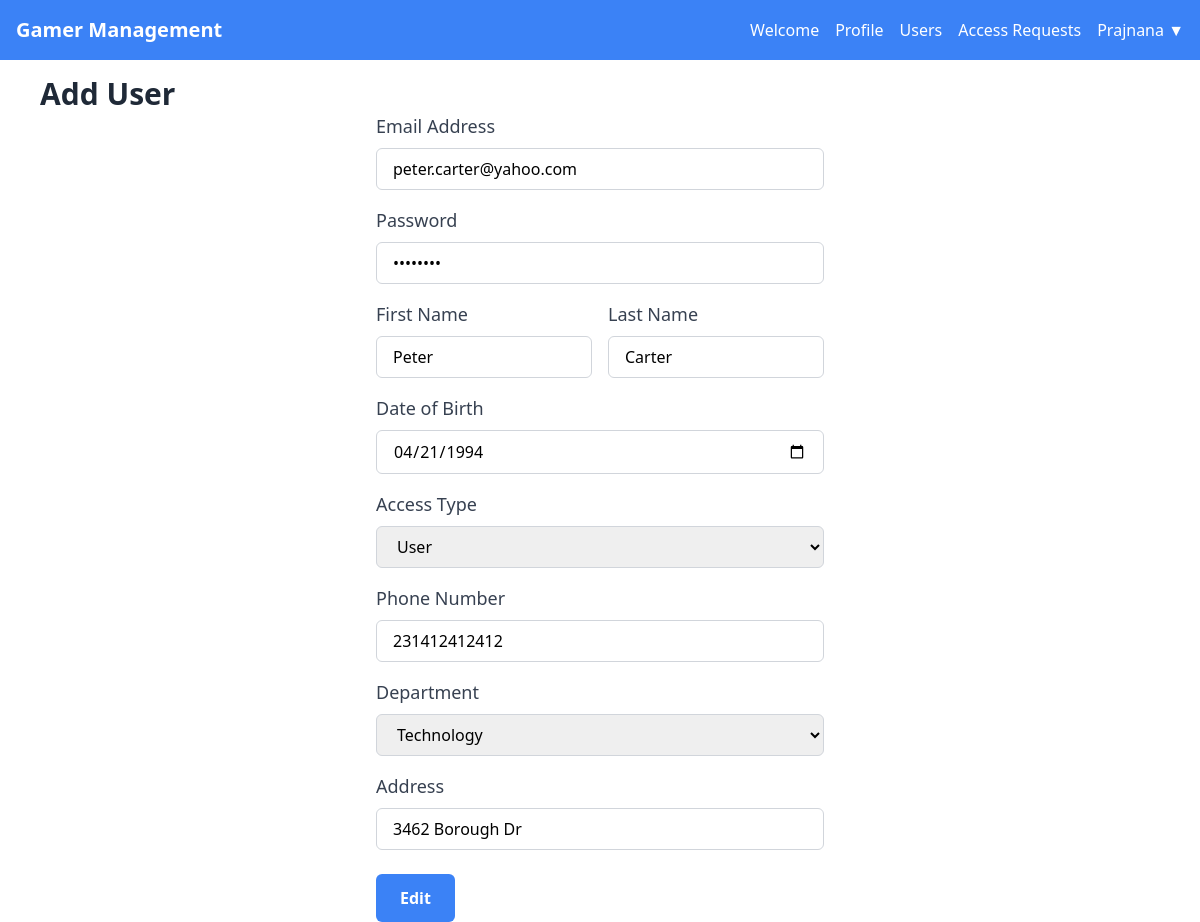
The page /edituser.php?id=45 (signed in) on the database its author committed.
### tables this page shows
CREATE TABLE `users` (
  `id` int(11) NOT NULL,
  `email` varchar(255) NOT NULL,
  `password` varchar(255) NOT NULL,
  `firstname` varchar(50) NOT NULL,
  `lastname` varchar(50) NOT NULL,
  `accesstype` enum('Admin','elevated','User') DEFAULT NULL,
  `phonenumber` varchar(20) DEFAULT NULL,
  `address` varchar(255) DEFAULT NULL,
  `department_id` int(11) DEFAULT NULL,
  `dateofbirth` date NOT NULL
);

### edituser.php (the view, shortened to what this page needs)
<?php
    $servername = "localhost";
    $username = "root";
    $password = "";
    $database = "gamer_management";
    $connection = new mysqli($servername, $username, $password, $database);
    if ($_SERVER['REQUEST_METHOD'] == 'GET') {
      $id = $_GET["id"];
      $sql = "SELECT * FROM users WHERE id=$id";
      $result = $connection->query($sql);
      $row = $result->fetch_assoc();
      $email = $row["email"];
      $userPassword = $row["password"];
      $firstname = $row["firstname"];
      $lastname = $row["lastname"];
      $dateofbirth = $row["dateofbirth"];
      $accesstype = $row["accesstype"];
      $phonenumber = $row["phonenumber"];
      $department_id = $row["department_id"];
      $address = $row["address"];
    }
?>
<!DOCTYPE html>
<html lang="en">
  <head>
    <script src="https://cdn.tailwindcss.com"></script>
  </head>
  <body>
    <nav class="bg-blue-500 py-4">
      <div class="max-w-7xl mx-auto px-4">
        <div class="flex items-center justify-between">
          <div class="flex items-center">
            <span class="text-white text-xl font-semibold">Gamer Management</span>
          </div>
          <div class="flex items-center space-x-4">
            <a href="/gamermanagement/admin_dashboard.php" class="text-white hover:text-gray-200">Welcome</a>
            <a href="/gamermanagement/admin_profile.php" class="text-white hover:text-gray-200">Profile</a>
            <a href="/gamermanagement/users.php" class="text-white hover:text-gray-200">Users</a>
            <a href="/gamermanagement/access_requests.php" class="text-white hover:text-gray-200">Access Requests</a>
            <div class="relative">
              <button class="text-white hover:text-gray-200 focus:outline-none">
                <?php echo $_SESSION['USER_FIRSTNAME']; ?> ▼
              </button>
            </div>
          </div>
        </div>
      </div>
    </nav>
    <h1 class="text-3xl font-semibold text-gray-800 ml-10 mt-4">Add User</h1>
    <form class="max-w-md mx-auto" method="post">
      <div class="mb-4">
        <label for="email" class="block mb-2 text-lg font-medium text-gray-700">Email Address</label>
        <input id="email" type="email" name="email" value="<?php echo $email ?>" class="w-full px-4 py-2 border border-gray-300 rounded-md focus:outline-none focus:ring-blue-500 focus:border-blue-500" placeholder="Enter your email address" required>
      </div>
      <div class="mb-4">
        <label for="password" class="block mb-2 text-lg font-medium text-gray-700">Password</label>
        <input id="password" type="password" name="password" value="<?php echo $userPassword ?>"class="w-full px-4 py-2 border border-gray-300 rounded-md focus:outline-none focus:ring-blue-500 focus:border-blue-500" placeholder="Enter your password" required>
      </div>
      <div class="grid grid-cols-2 gap-4 mb-4">
        <div>
          <label for="firstName" class="block mb-2 text-lg font-medium text-gray-700">First Name</label>
          <input id="firstName" type="text" name="firstname" value="<?php echo $firstname ?>" class="w-full px-4 py-2 border border-gray-300 rounded-md focus:outline-none focus:ring-blue-500 focus:border-blue-500" placeholder="Enter your first name" required>
        </div>
        <div>
          <label for="lastName" class="block mb-2 text-lg font-medium text-gray-700">Last Name</label>
          <input id="lastName" type="text" name="lastname" value="<?php echo $lastname ?>" class="w-full px-4 py-2 border border-gray-300 rounded-md focus:outline-none focus:ring-blue-500 focus:border-blue-500" placeholder="Enter your last name" required>
        </div>
      </div>
      <div class="mb-4">
        <label for="dob" class="block mb-2 text-lg font-medium text-gray-700">Date of Birth</label>
        <input id="dob" type="date" name="dateofbirth" value="<?php echo $dateofbirth ?>" class="w-full px-4 py-2 border border-gray-300 rounded-md focus:outline-none focus:ring-blue-500 focus:border-blue-500">
      </div>
      <div class="mb-4">
        <label for="accessType" class="block mb-2 text-lg font-medium text-gray-700">Access Type</label>
        <select id="accessType" name="accesstype" class="w-full px-4 py-2 border border-gray-300 rounded-md focus:outline-none focus:ring-blue-500 focus:border-blue-500">
          <option value="user" <?php if ($accesstype === 'User') echo 'selected'; ?>>User</option>
      </select>
      </div>
      <div class="mb-4">
        <label for="phoneNumber" class="block mb-2 text-lg font-medium text-gray-700">Phone Number</label>
        <input id="phoneNumber" type="tel" name="phonenumber" value="<?php echo $phonenumber ?>" class="w-full px-4 py-2 border border-gray-300 rounded-md focus:outline-none focus:ring-blue-500 focus:border-blue-500" placeholder="Enter your phone number">
      </div>
      <div class="mb-4">
        <label for="department" class="block mb-2 text-lg font-medium text-gray-700">Department</label>
        <select id="department" name="department_id" class="w-full px-4 py-2 border border-gray-300 rounded-md focus:outline-none focus:ring-blue-500 focus:border-blue-500">
          <option value="2" <?php if ($department_id == 2) echo 'selected'; ?>>Technology</option>
        </select>
      </div>
      <div class="mb-4">
        <label for="address" class="block mb-2 text-lg font-medium text-gray-700">Address</label>
        <input id="address" name="address" value="<?php echo $address ?>" class="w-full px-4 py-2 border border-gray-300 rounded-md focus:outline-none focus:ring-blue-500 focus:border-blue-500" placeholder="Enter your address" rows="3"></input>
      </div>
      <div class="mt-6">
        <button type="submit" name="save" class="px-6 py-3 bg-blue-500 text-white font-semibold rounded-md hover:bg-blue-600">Edit</button>
      </div>
    </form>
  </body>
</html>

### rows shown on the page
users: email "peter.carter@yahoo.com", firstname "Peter", lastname "Carter", dateofbirth "04/21/1994", accesstype "User", phonenumber "231412412412", department_id "Technology", address "3462 Borough Dr"

### other values the page prints
$_SESSION['USER_FIRSTNAME'] "Prajnana"
